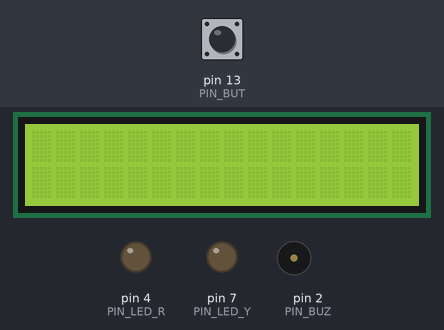
This sketch was run on a simulated Arduino Uno, built with avr-gcc and run on an emulated ATmega328P. On the bench: 16×2 character LCD, output pins drawn as LEDs (lit = HIGH), buzzer (waves = sounding). Inputs (shaded band) come from the test bench; at power-on: pin 13 (PIN_BUT) LOW. What the sketch prints to the serial monitor is not drawn.

Above: at 1.2 s.
1.3 s: pin 13 (PIN_BUT) pulled HIGH for 0.15 s
At 2.1 s:
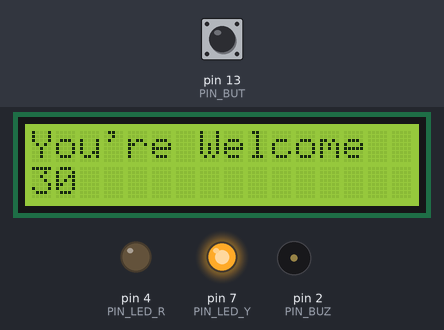
At 32.2 s:
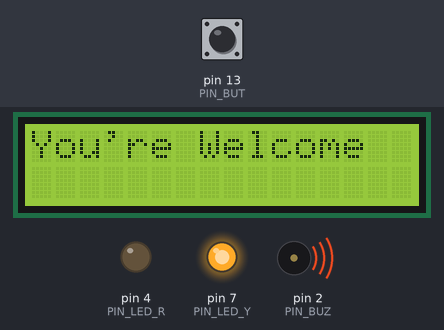
Timing chart, 0 to 32.9 s (numbered marks = the images above; inputs shaded):
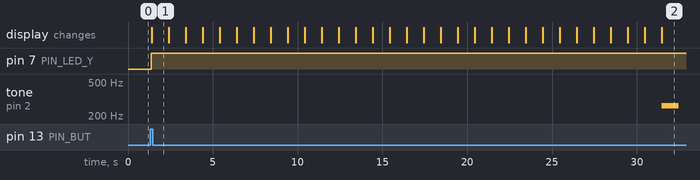

The sketch:

automatic-entrance-gate.ino
```cpp
#include <LiquidCrystal_I2C.h>

#define PIN_BUT 13
#define PIN_BUZ 2
#define PIN_LED_Y 7
#define PIN_LED_R 4

bool door_opened = false;
int button_prev_state = 0;
LiquidCrystal_I2C lcd(0x27, 16, 2);

void setup() {
  pinMode(PIN_BUT, INPUT);
  pinMode(PIN_BUZ, OUTPUT);
  pinMode(PIN_LED_Y, OUTPUT);
  pinMode(PIN_LED_R, OUTPUT);
  lcd.init();
  lcd.backlight();
  Serial.begin(9600);
}

void loop() {
  bool button_pressed = digitalRead(PIN_BUT);
  Serial.println(String(button_pressed) + " | " + String(door_opened));
  if (button_prev_state != button_pressed)
    if (button_pressed) toggleDoorState();
  button_prev_state = button_pressed;
  delay(100);
}

void toggleDoorState() {
  if (door_opened) {
    lcd.clear();
    lcd.setCursor(0, 0);
    lcd.print("Thank You");
    door_opened = false;
    digitalWrite(PIN_LED_Y, LOW);
    digitalWrite(PIN_LED_R, HIGH);
    alarmTimer(0);
  } else {
    lcd.clear();
    lcd.setCursor(0, 0);
    lcd.print("You're Welcome");
    door_opened = true;
    digitalWrite(PIN_LED_Y, HIGH);
    digitalWrite(PIN_LED_R, LOW);
    alarmTimer(1);
  }
}

void alarmTimer(int mode) {
  int total_time = mode == 1 ? 30 : 20;
  for (int i = 0; i < total_time; i++) {
    lcd.setCursor(0, 1);
    int time_remaining = total_time - i;
    lcd.print(time_remaining < 10 ? '0' + String(time_remaining)
                                  : String(time_remaining));
    delay(1000);
  }
  lcd.setCursor(0, 1);
  lcd.print("                ");
  if (mode == 1) {
    tone(PIN_BUZ, 262, 1000);
  } else {
    for (int i = 0; i < 5; i++) {
      tone(PIN_BUZ, 400, 500);
      delay(500);
      tone(PIN_BUZ, 650, 500);
      delay(500);
    }
  }
}
```

Measured:
- after the input at 1.3 s, pin 7 (PIN_LED_Y): LOW → HIGH after 0.08 s; tone on pin 2 (PIN_BUZ): silent → 262 Hz after 30.2 s, → silent 1.0 s later; the display: changes after 0.09 s (image 1)
